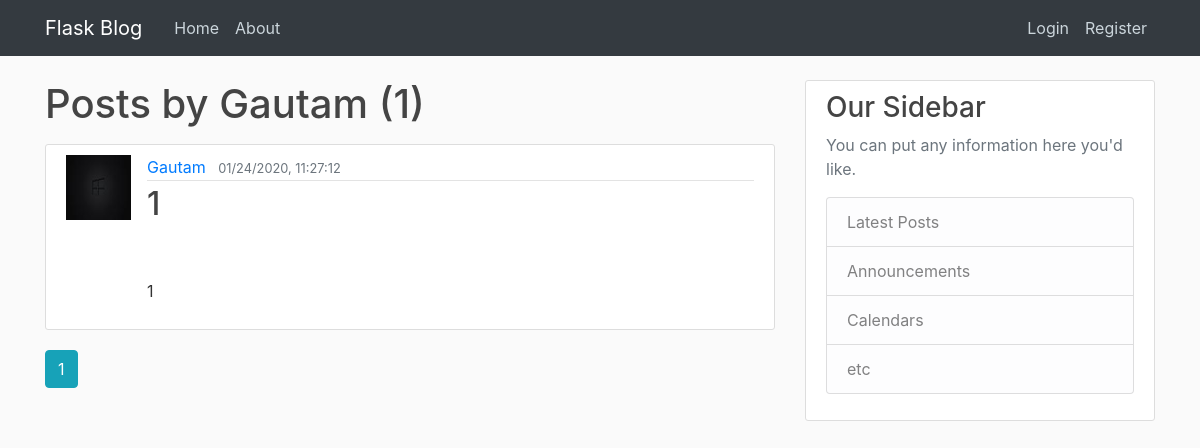
Before: /user/Gautam with the older database file.
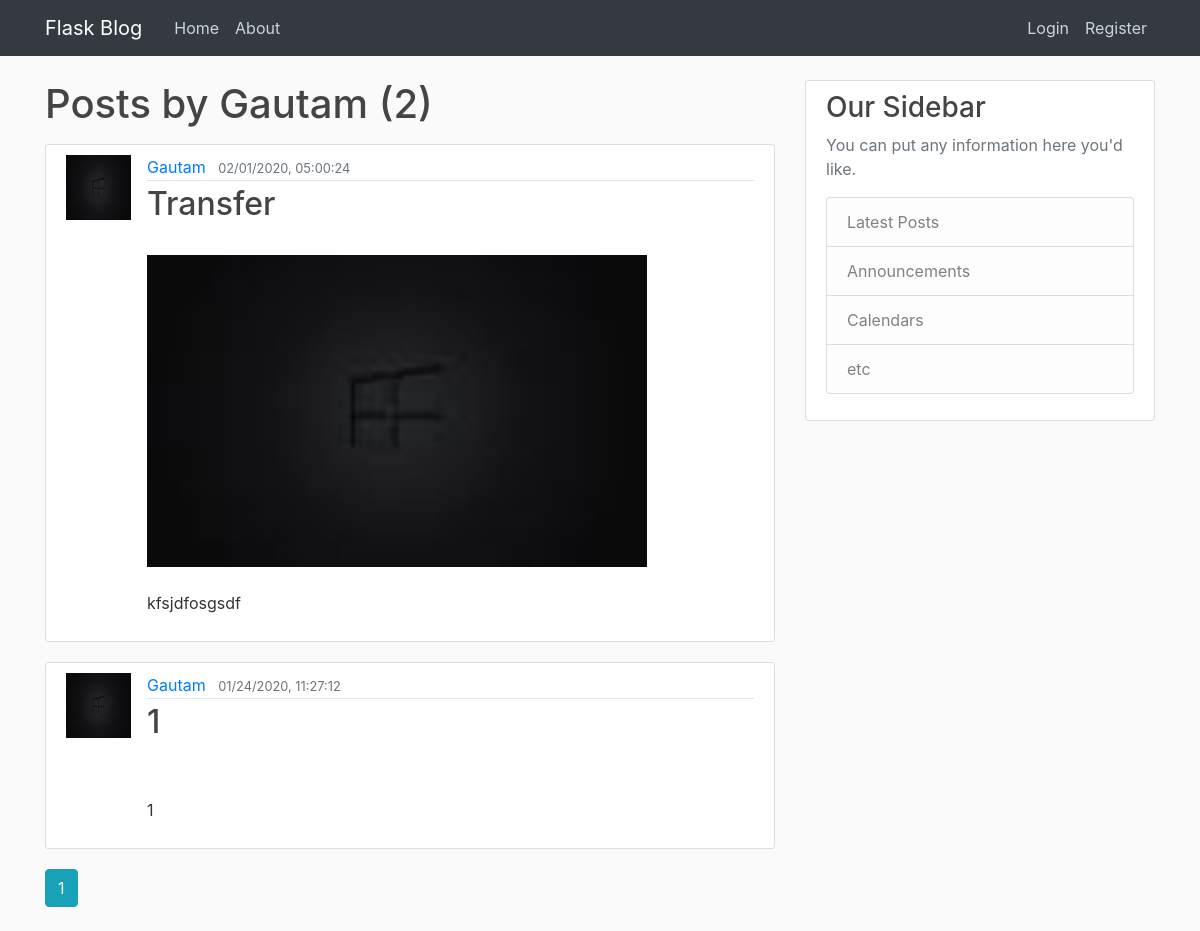
After: the same page with the newer database file.
### flask_blog/models.py (models this page shows, shortened)
class User(db.Model, UserMixin):
    id = db.Column(db.Integer, primary_key=True)
    username = db.Column(db.String(20), nullable=False, unique=True)
    email = db.Column(db.String(40), nullable=False, unique=True)
    profile_picture = db.Column(db.String(20), nullable=False, default="joker.jpg")
    password = db.Column(db.String(40), nullable=False)
    posts = db.relationship('Posts', backref='author', lazy=True)

class Posts(db.Model):
    id = db.Column(db.Integer, primary_key=True)
    title = db.Column(db.String(100), nullable=False)
    posted_on = db.Column(db.DateTime, nullable=False, default=datetime.utcnow)
    file = db.Column(db.String)
    content = db.Column(db.Text, nullable=False)
    user_id = db.Column(db.Integer, db.ForeignKey('user.id'), nullable=False)

### flask_blog/users/routes.py (the view)
@users.route("/user/<string:username>")
def user_posts(username):
    page = request.args.get('page', default=1, type=int)
    user = User.query.filter_by(username=username).first_or_404()
    posts = Posts.query.filter_by(author=user).order_by(Posts.posted_on.desc()).paginate(page=page, per_page=4)
    return render_template("user_posts.html", posts=posts, user=user)

### flask_blog/templates/user_posts.html
{% extends "layout.html" %}
    {% block content %}
        <h1 class="mb-3"> Posts by {{ user.username }} ({{ posts.total }})</h1>
        {% for post in posts.items %}
            <article class="media content-section">
              <img class="round-circle article-img" src="{{ url_for('static', filename='profile_picture/' + post.author.profile_picture)}}"/>
              <div class="media-body">
                <div class="article-metadata">
                  <a class="mr-2" href="{{ url_for('users.user_posts', username=post.author.username) }}">{{ post.author.username }}</a>
                  <small class="text-muted">{{ post.posted_on.strftime("%m/%d/%Y, %H:%M:%S")}}</small>
                </div>
                <h2><a class="article-title" href="{{ url_for('posts.post', post_id=post.id) }}">{{ post.title }}</a></h2>
                {% if post.file %}
                  <br/>
                    <img width="500" class="img" src="{{ url_for('static', filename='files/' + post.user_id|string + '/'+ post.file )}}"/>
                 {% endif %}
                  <br/>
                  <br/>
                  <p class="article-content">{{ post.content }}</p>
              </div>
            </article>
        {% endfor %}
        {% for page_num in posts.iter_pages(left_edge=1, right_edge=1, left_current=1, right_current=4) %}
            {% if page_num %}
                {% if posts.page == page_num %}
                    <a class="btn btn-info mb-4" href="{{ url_for('users.user_posts', username=user.username, page=page_num)}}"> {{ page_num }}</a>
                {% else %}
                    <a class="btn btn-outline-info mb-4" href="{{ url_for('users.user_posts', username=user.username, page=page_num)}}"> {{ page_num }}</a>
                {% endif %}
            {% else %}
                ...
            {% endif %}
        {% endfor %}
    {% endblock content %}

### flask_blog/templates/layout.html (shortened to what this page needs)
<!DOCTYPE html>
<html>
    <head>
        <link rel="stylesheet" href="https://stackpath.bootstrapcdn.com/bootstrap/4.3.1/css/bootstrap.min.css">
        <link rel="stylesheet" type="text/css" href="{{ url_for('static', filename='main.css') }}">
    </head>
    <body>
        <header class="site-header">
            <nav class="navbar navbar-expand-md navbar-dark bg-dark fixed-top">
                <div class="container">
                    <a class="navbar-brand mr-4" href="/">Flask Blog</a>
                <div class="collapse navbar-collapse" id="navbarToggle">
            <div class="navbar-nav mr-auto">
                <a class="nav-item nav-link" href="{{ url_for('main.home')}}">Home</a>
                <a class="nav-item nav-link" href="{{ url_for('main.about')}}">About</a>
            </div>
            <div class="navbar-nav">
                {% if current_user.is_authenticated %}
                    <a class="nav-item nav-link" href="{{ url_for('posts.newpost')}}">New Post</a>
                    <a class="nav-item nav-link" href="{{ url_for('users.account')}}">Account Details</a>
                    <a class="nav-item nav-link" href="{{ url_for('users.logout')}}">Log Out</a>
                {% else %}
                    <a class="nav-item nav-link" href="{{ url_for('users.login')}}">Login</a>
                    <a class="nav-item nav-link" href="{{ url_for('users.register')}}">Register</a>
                {% endif %}
            </div>
            </div>
            </div>
            </nav>
        </header>
        <main role="main" class="container">
            <div class="row">
                <div class="col-md-8">
                    {% block content %}{% endblock %}
                </div>
            <div class="col-md-4">
                <div class="content-section">
                    <h3>Our Sidebar</h3>
                    <p class='text-muted'>You can put any information here you'd like.
                    <ul class="list-group">
                        <li class="list-group-item list-group-item-light">Latest Posts</li>
                        <li class="list-group-item list-group-item-light">Announcements</li>
                        <li class="list-group-item list-group-item-light">Calendars</li>
                        <li class="list-group-item list-group-item-light">etc</li>
                    </ul>
                    </p>
                 </div>
            </div>
            </div>
        </main>
    </body>
</html>

### flask_blog/static/main.css (style rules this page uses)
body { background: #fafafa; color: #333333; margin-top: 5rem; }
h1, h2, h3, h4, h5, h6 { color: #444444; }
.site-header .navbar-nav .nav-link { color: #cbd5db; }
.content-section { background: #ffffff; padding: 10px 20px; border: 1px solid #dddddd; border-radius: 3px; margin-bottom: 20px; }
.article-title { color: #444444; }
.article-content { white-space: pre-line; }
.article-img { height: 65px; width: 65px; margin-right: 16px; }
.article-metadata { padding-bottom: 1px; margin-bottom: 4px; border-bottom: 1px solid #e3e3e3 }

Changed rows visible on the page:
added Posts: profile_picture (picture), author.username "Gautam", posted_on "02/01/2020, 05:00:24", title "Transfer", user+file (picture), content "kfsjdfosgsdf"
Other visible differences:
{{ posts.total }}: "1" → "2"
